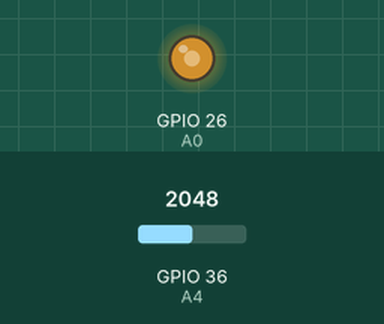
Simulated run of this sketch. Board: ESP32. Shown: output pins drawn as LEDs (lit = HIGH). Inputs (shaded band) come from the test bench; at power-on: GPIO 36 (A4) = 2048. What the sketch prints to the serial monitor is not drawn.

Above: at 1.2 s.
1.3 s: GPIO 36 (A4) set to 3603
At 1.8 s:
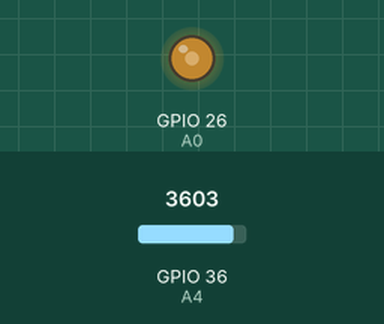
2.8 s: GPIO 36 (A4) set to 0
At 4.0 s:
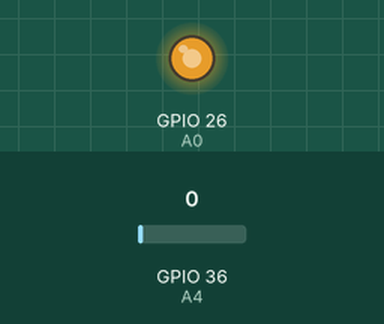
4.3 s: GPIO 36 (A4) set to 2047
At 5.3 s:
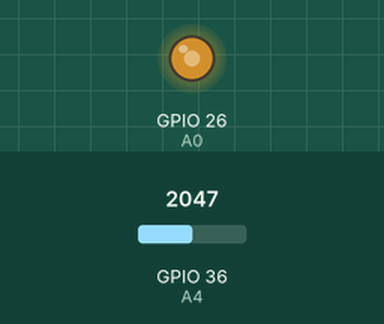
Timing chart, 0 to 7.3 s (numbered marks = the images above; inputs shaded):
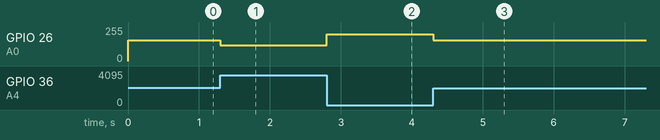

The sketch:

potentiometre.ino
```cpp
#include "FeatherShieldPinouts.h"
int tmp;
void setup() {
  // put your setup code here, to run once:
  pinMode (A2, INPUT);
  pinMode (A0, OUTPUT);
  Serial.begin(115200);
  pinMode (A4, INPUT);
}

void loop() {
  // put your main code here, to run repeatedly:
  //Serial.println(2700-analogRead(A4));
  tmp=((2700-analogRead(A4))/2700.0)*60+140;
  Serial.println(tmp);
  dacWrite(A0,tmp);

}
```

FeatherShieldPinouts.h
```cpp
#define A0 26
#define A1 25
#define A2 34
#define A3 39
#define A4 36
#define A5 4
#define D2 14
#define D3 32
#define D4 15
#define D5 33
#define RX RX
#define TX TX
#define SCL 22
#define SDA 23
#define LED_BUILTIN 13
```

Measured:
- after the input at 1.3 s, GPIO 26 (A0): 154/255 → 119/255 at once
- after the input at 2.8 s, GPIO 26 (A0): 119/255 → 200/255 at once
- after the input at 4.3 s, GPIO 26 (A0): 200/255 → 154/255 at once
